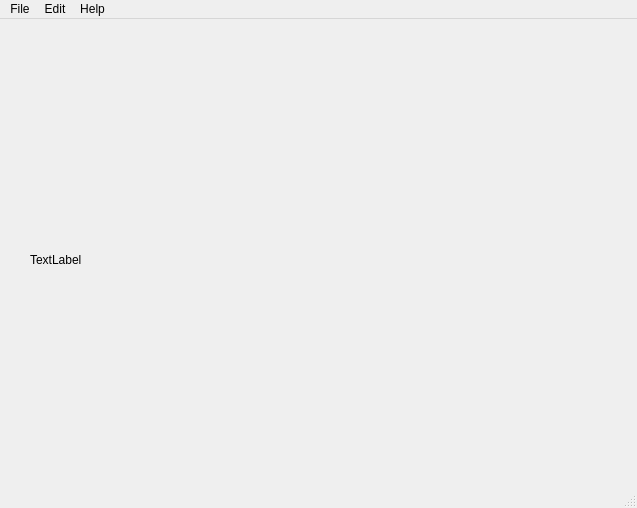
<?xml version="1.0" encoding="UTF-8"?>
<ui version="4.0">
 <class>MainWindow</class>
 <widget class="QMainWindow" name="MainWindow">
  <property name="geometry">
   <rect>
    <x>0</x>
    <y>0</y>
    <width>637</width>
    <height>508</height>
   </rect>
  </property>
  <property name="windowTitle">
   <string>MainWindow</string>
  </property>
  <widget class="QWidget" name="centralWidget">
   <widget class="QLabel" name="label">
    <property name="geometry">
     <rect>
      <x>30</x>
      <y>190</y>
      <width>561</width>
      <height>101</height>
     </rect>
    </property>
    <property name="text">
     <string>TextLabel</string>
    </property>
   </widget>
  </widget>
  <widget class="QMenuBar" name="menuBar">
   <property name="geometry">
    <rect>
     <x>0</x>
     <y>0</y>
     <width>637</width>
     <height>20</height>
    </rect>
   </property>
   <widget class="QMenu" name="menuFile">
    <property name="title">
     <string>File</string>
    </property>
    <addaction name="actionOpen"/>
    <addaction name="actionSave"/>
    <addaction name="actionSave_as"/>
   </widget>
   <widget class="QMenu" name="menuEdit">
    <property name="title">
     <string>Edit</string>
    </property>
   </widget>
   <widget class="QMenu" name="menuHelp">
    <property name="title">
     <string>Help</string>
    </property>
   </widget>
   <addaction name="menuFile"/>
   <addaction name="menuEdit"/>
   <addaction name="menuHelp"/>
  </widget>
  <widget class="QStatusBar" name="statusBar"/>
  <action name="actionOpen">
   <property name="text">
    <string>Open...</string>
   </property>
  </action>
  <action name="actionSave">
   <property name="text">
    <string>Save </string>
   </property>
  </action>
  <action name="actionSave_as">
   <property name="text">
    <string>Save as ...</string>
   </property>
  </action>
 </widget>
 <layoutdefault spacing="6" margin="11"/>
 <resources/>
 <connections/>
</ui>
